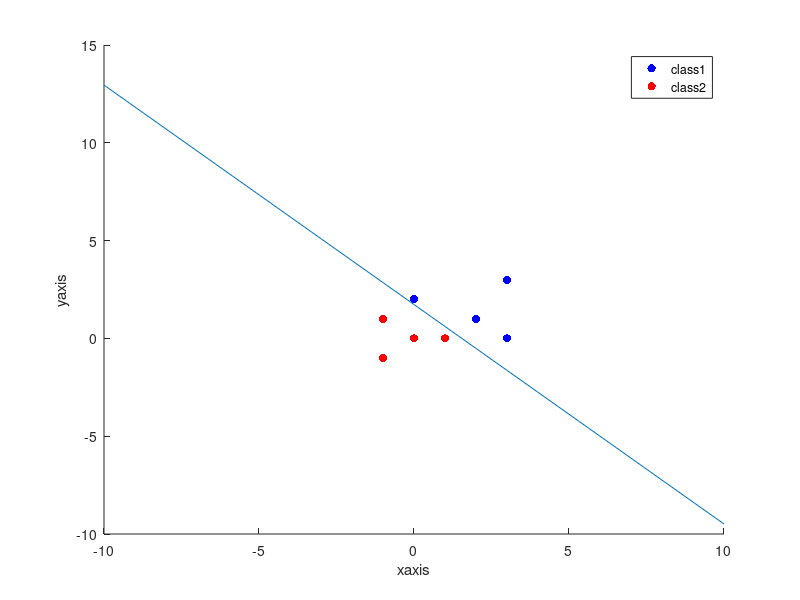

Reproduce this figure in MATLAB.
x = [[3 3 2 0 -1 0 -1 1];[3 0 1 2 1 0 -1 0 ]]
x0 = ones(1,8)
X = [x0;x]
X = X'

class =[1;1;1;1;-1;-1;-1;-1]
Y = class
W = [1;1;1]
T = inv((X'*X))
W = T*X'*Y

    scatter(X(1:4,2),X(1:4,3),'b','filled')
    hold on
    scatter(X(5:8,2),X(5:8,3),'r','filled')
    hold on 
xaxis = [-10:10]
yaxis = ((-W(1,1) -W(2,1)*xaxis)/(W(3,1)))
plot(xaxis,yaxis)

xlabel('xaxis');
ylabel('yaxis');

legend('class1','class2');